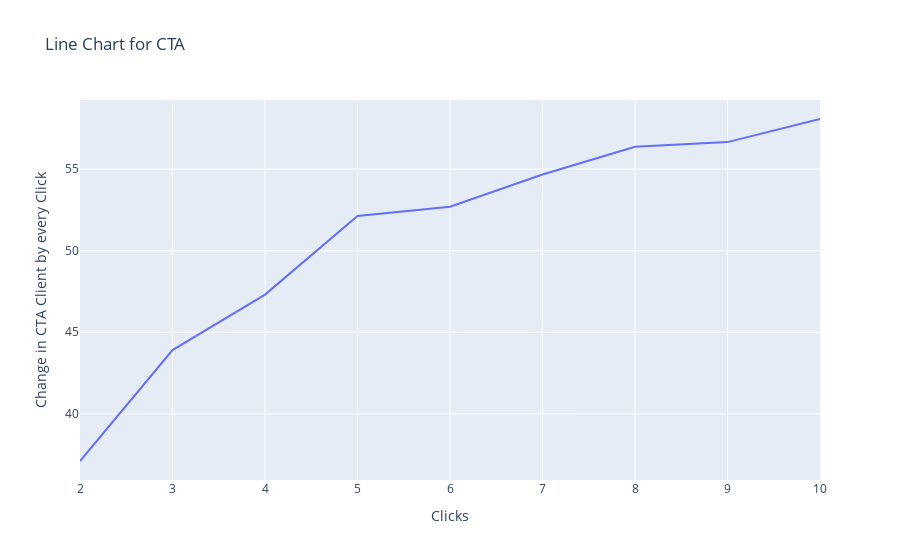

Notebook code for this chart:
### Markdown cell above
## Line Chart for NCTA ##

### Code cell
import plotly.express as px

# Assuming 'CTA' is a DataFrame

# Calculate the value counts
counts1 = NCTA['clicks'].value_counts().sort_index()

# Extract the top 10 values
x1 = counts1.index[:10]
y1 = counts1.values[:10]

# Calculate percentage change based on 'x'
percentage_change1 = ((y1[:-1] - y1[1:]) / y1[:1]) * 100

# Calculate cumulative percentage change
cumulative_percentage_change1 = percentage_change1.cumsum()

# Create a DataFrame for Plotly
df = pd.DataFrame({'Clicks': x1[1:], 'Cumulative Percentage Change': cumulative_percentage_change1})

# Create the interactive line chart using Plotly Express
fig = px.line(df, x='Clicks', y='Cumulative Percentage Change', title='Line Chart for CTA',
              labels={'Cumulative Percentage Change': 'Change in CTA Client by every Click'})

# Show the Plotly chart
fig.show()

### Figure 1 — Plotly figure (JSON) as saved in the notebook; plotly's stock layout.template omitted (floating-point values rounded to 4 significant figures)
{"data": [{"hovertemplate": "Clicks=%{x}<br>Change in CTA Client by every Click=%{y}<extra></extra>", "legendgroup": "", "line": {"color": "#636efa", "dash": "solid"}, "marker": {"symbol": "circle"}, "mode": "lines", "name": "", "orientation": "v", "showlegend": false, "type": "scatter", "x": [2, 3, 4, 5, 6, 7, 8, 9, 10], "xaxis": "x", "y": [37.11, 43.91, 47.31, 52.12, 52.69, 54.67, 56.37, 56.66, 58.07], "yaxis": "y"}], "layout": {"legend": {"tracegroupgap": 0}, "title": {"text": "Line Chart for CTA"}, "xaxis": {"anchor": "y", "domain": [0, 1], "title": {"text": "Clicks"}}, "yaxis": {"anchor": "x", "domain": [0, 1], "title": {"text": "Change in CTA Client by every Click"}}}}
